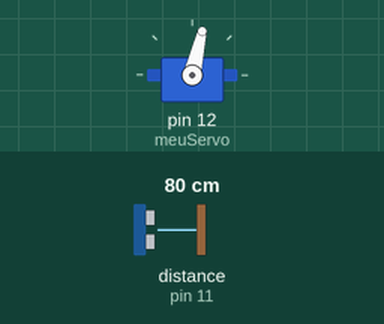
The sketch below on a simulated Arduino Uno, built with avr-gcc and run on an emulated ATmega328P. On the bench: servo. Wiring (inferred from the names in the program): ultrasonic range finder: trigger pin 10; echo pin 11. The inputs (shaded band) are chosen by the test bench; at power-on: distance to the obstacle (sensor on pin 11) 80 cm. The echo pulse lasts 58.3 µs per cm; what the sketch prints to the serial monitor is not drawn.

Above: at 1.2 s.
1.3 s: distance to the obstacle (sensor on pin 11) set to 2 cm
At 2.0 s:
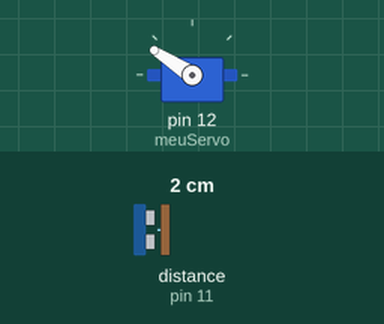
4.3 s: distance to the obstacle (sensor on pin 11) set to 250 cm
At 5.1 s:
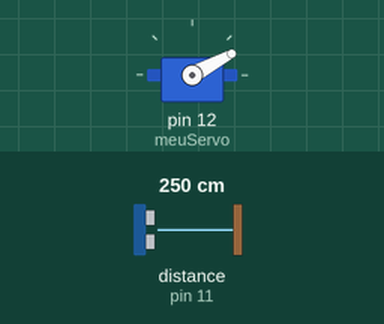
7.3 s: distance to the obstacle (sensor on pin 11) set to 60 cm
Timing chart, 0 to 16.3 s (numbered marks = the images above; inputs shaded):
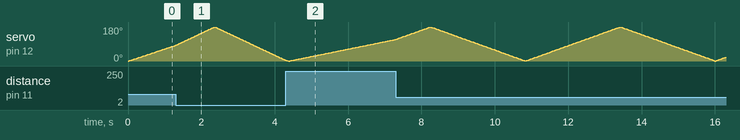

The sketch:

Radar.ino
```cpp
#include <Servo.h>.

const int trgPin = 10;
const int echPin = 11;
long tempo;
int distancia;
Servo meuServo;
void setup() {
  pinMode(trgPin, OUTPUT);
  pinMode(echPin, INPUT);
  Serial.begin(9600);
  Serial.setTimeout(10);
  meuServo.attach(12);
}
void loop() {
  for(int i=0;i<=180;i++){
  meuServo.write(i);
  delay(10);
  distancia = calculaDistancia();

  Serial.print(i);
  Serial.print(",");
  Serial.print(distancia);
  Serial.print(".");
  }
  for(int i=180;i>0;i--){
  meuServo.write(i);
  delay(10);
  distancia = calculaDistancia();
  Serial.print(i);
  Serial.print(",");
  Serial.print(distancia);
  Serial.print(".");
  }
}
int calculaDistancia(){
  digitalWrite(trgPin, LOW);
  delayMicroseconds(10);
  digitalWrite(trgPin, HIGH);
  digitalWrite(trgPin, LOW);
  tempo = pulseIn(echPin, HIGH);
  distancia = tempo*0.034/2;
  return distancia;
}
```
